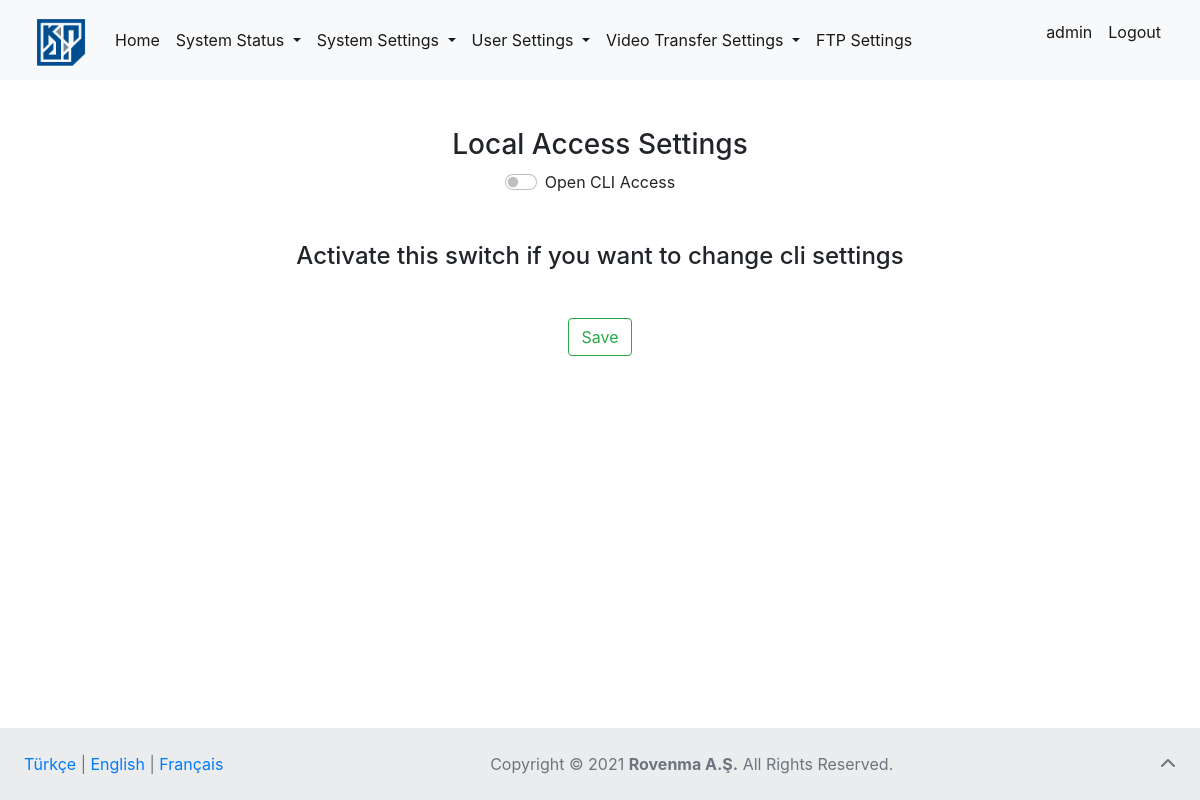
Screenshot of /local-access/ (signed in) with the database file from the repository.
### page_articles/models.py (models this page shows, shortened)
class NavbarFooterArticles(models.Model):
    lang = models.CharField(
        verbose_name="Language (like TR or EN)", max_length=2)
    homepage = models.CharField(verbose_name="Home (link)", max_length=20)
    system_status = models.CharField(
        verbose_name="System Status (dropdown)", max_length=30)
    statistics_field = models.CharField(
        verbose_name="Statistics (field)", max_length=20)
    sensors = models.CharField(verbose_name="Sensors (field)", max_length=20)
    log_records = models.CharField(
        verbose_name="Log Records (field)", max_length=30)
    system_settings = models.CharField(
        verbose_name="System Settings (dropdown)", max_length=30)
    remote_access_settings = models.CharField(
        verbose_name="Remote Access Settings (field)", max_length=35)
    cli_access_settings = models.CharField(
        verbose_name="CLI Access Settings (field)", max_length=35)
    time_settings = models.CharField(
        verbose_name="Time Settings (field)", max_length=35)
    user_settings = models.CharField(
        verbose_name="User Settings (dropdown)", max_length=35)
    user_administration = models.CharField(
        verbose_name="User Administration (field)", max_length=30)
    authorization = models.CharField(
        verbose_name="Authorization (field)", max_length=35)
    password_changing = models.CharField(
        verbose_name="Password Changing (field)", max_length=35)
    video_transfer = models.CharField(
        verbose_name="Video Transfer Settings (dropdown)", max_length=35, default=None, null=True)
    video_transfer_settings = models.CharField(
        verbose_name="Settings (field)", max_length=15, default=None, null=True)
    input_settings = models.CharField(
        verbose_name="Input Settings (field)", max_length=18, default=None, null=True)
    ftp_settings = models.CharField(
        verbose_name="FTP Settings (field)", max_length=15, default=None, null=True)
    logout_link = models.CharField(verbose_name="Logout (link)", max_length=20)
    footer = models.CharField(
        verbose_name="All Rights Reserved (text)", max_length=35)

class LocalAccessArticles(models.Model):
    lang = models.CharField(
        verbose_name="Language (like TR or EN)", max_length=2)
    title = models.CharField(
        verbose_name="Local Access Settings (title)", max_length=35)
    baud_rate = models.CharField(
        verbose_name="Baud Rate (field)", max_length=30)
    data_bits = models.CharField(
        verbose_name="Data Bits (field)", max_length=25)
    stop_bits = models.CharField(
        verbose_name="Stop Bits (field)", max_length=25)
    parity_text = models.CharField(
        verbose_name="Parity (field)", max_length=50)
    now_text = models.CharField(verbose_name="Now", max_length=25)
    open_cli_access_switch = models.CharField(verbose_name="Open CLI Access (switch)", max_length=20, default=None)
    open_cli_access_info_text = models.CharField(verbose_name="Open CLI Access (info text)", max_length=70, default=None)
    save_text = models.CharField(verbose_name="Save (text)", max_length=25)

### settings/views.py (the view, shortened to what this page needs)
# urls.py: path('local-access/', views.local_access_view, name="local_access"),
def local_access_view(request):
    if request.user.is_authenticated:
        lang = "EN"
        cookie_lang = request.COOKIES.get("lang")
        for article in LocalAccessArticles.objects.all():
            if cookie_lang == article.lang:
                lang = article.lang
                break
        articles = LocalAccessArticles.objects.get(lang=lang)
        navbar = NavbarFooterArticles.objects.get(lang=lang)
        values = LocalAccessSettings.objects.all().first()
        return render(request, "settings/local_access.html", {"values": values, "articles": articles, "navbar_articles": navbar})
    else:
        return redirect("login")

### templates/settings/local_access.html (shortened to what this page needs)
{% extends 'base.html' %}  {% block body %}
<div class="container mt-5">
  <div id="title">
    <h3 class="text mt-3 mb-2">{{articles.title}}</h3>
  </div>
  <form method="post">
    <div class="form-check form-switch mb-5">
      <input class="form-check-input" type="checkbox" name="open_cli" id="opened-cli" />
      {% if values.open_cli == False %}
        <label class="form-check-label" for="opened-cli">{{ articles.open_cli_access_switch }}</label>
      {% endif %}
    </div>
    {% if values.open_cli %}
    <div class="col-8 mt-4">
      <label for="baud_rate" class="form-label"
        >Baud Rate ({{articles.now_text}}: {{values.baud_rate}})</label
      >
      <select class="form-select" name="baud_rate" id="baud_rate">
        <option value="1200">1200</option>
        <option value="2400">2400</option>
        <option value="9600">9600</option>
        <option value="38400">38400</option>
        <option value="57600">57600</option>
        <option value="115299">115200</option>
      </select>
    </div>
    <div class="col-8 mt-4">
      <label for="data_bits" class="form-label"
        >{{articles.data_bits}} ({{articles.now_text}}:
        {{values.data_bits}})</label
      >
      <select class="form-select" name="data_bits" id="data_bits">
        <option value="2">2</option>
        <option value="4">4</option>
        <option value="8">8</option>
        <option value="16">16</option>
        <option value="32">32</option>
        <option value="64">64</option>
        <option value="128">128</option>
        <option value="256">256</option>
      </select>
    </div>
    <div class="col-8 mt-4">
      <label for="stop_bits" class="form-label"
        >{{articles.stop_bits}} ({{articles.now_text}}:
        {{values.stop_bits}})</label
      >
      <select class="form-select" name="stop_bits" id="stop_bits">
        <option value="1">1</option>
        <option value="2">2</option>
        <option value="4">4</option>
        <option value="8">8</option>
        <option value="16">16</option>
        <option value="32">32</option>
        <option value="64">64</option>
        <option value="128">128</option>
        <option value="256">256</option>
      </select>
    </div>
    <div class="col-8 mt-4 mb-4">
      <label for="parity" class="form-label"
        >{{articles.parity_text}} ({{articles.now_text}}:
        {{values.parity}})</label
      >
      <select class="form-select" name="parity" id="parity">
        <option value="None">None</option>
        <option value="Odd">Odd</option>
        <option value="Even">Even</option>
      </select>
    </div>
    {% else %}
      <h4 class="text mb-5">{{ articles.open_cli_access_info_text }}</h4>
    {% endif %}
    <button
      type="submit"
      style="margin-bottom: 10%"
      class="btn btn-outline-success"
    >
      {{articles.save_text}}
    </button>
  </form>
</div>
{% endblock body %}

### templates/base.html (shortened to what this page needs)
<!DOCTYPE html>
<html lang="en">
  <head>
    <link
      href="https://cdn.jsdelivr.net/npm/bootstrap@5.0.2/dist/css/bootstrap.min.css"
      rel="stylesheet"
    />
    <link
      rel="stylesheet"
      href="https://stackpath.bootstrapcdn.com/bootstrap/4.1.3/css/bootstrap.min.css"
    />
  </head>
  <body>
    <div id="page-container">
        {% block nonavbar %}
            <nav class="navbar navbar-expand-lg navbar-light bg-light">
                <div class="container-fluid">
                  <a href="{% url 'home' %}" class="navbar-brand fs-3" href="#">
                    {% load static %}
                    <img
                      width="60"
                      height="50"
                      class="d-inline-block align-text-top"
                      src="{% static 'images/kindi.png' %}"
                      alt="Kindi"
                  /></a>
                  <div class="collapse navbar-collapse" id="navbarSupportedContent">
                    <ul class="navbar-nav me-auto mb-2 mb-lg-0">
                      <li class="nav-item">
                        <a
                          class="nav-link active"
                          aria-current="page"
                          href="{% url 'home' %}"
                          >{{ navbar_articles.homepage }}</a
                        >
                      </li>
                      <div class="nav navbar-nav me-auto mb-2 mb-lg-0">
                        <li class="nav-item dropdown">
                          <a
                            class="nav-link dropdown-toggle active"
                            href="#"
                            id="navbarDropdown"
                            role="button"
                            data-bs-toggle="dropdown"
                            aria-expanded="false"
                          >
                            {{ navbar_articles.system_status }}
                          </a>
                        </li>
                        <li class="nav-item dropdown">
                          <a
                            class="nav-link dropdown-toggle active"
                            href="#"
                            id="system_settings"
                            role="button"
                            data-bs-toggle="dropdown"
                            aria-expanded="false"
                          >
                            {{ navbar_articles.system_settings}}
                          </a>
                        </li>
                        <li class="nav-item dropdown">
                          <a
                            class="nav-link dropdown-toggle active"
                            href="#"
                            id="user_settings"
                            role="button"
                            data-bs-toggle="dropdown"
                            aria-expanded="false"
                          >
                            {{ navbar_articles.user_settings }}
                          </a>
                        </li>
                        <li class="nav-item dropdown">
                          <a
                            class="nav-link dropdown-toggle active"
                            href="#"
                            id="video_transfer"
                            role="button"
                            data-bs-toggle="dropdown"
                            aria-expanded="false"
                          >
                            {{ navbar_articles.video_transfer }}
                          </a>
                        </li>
                      </div>
                      <li class="nav-item">
                        <a
                          class="nav-link active"
                          aria-current="page"
                          href="{% url 'ftp_settings' %}"
                          >{{ navbar_articles.ftp_settings }}</a
                        >
                      </li>
                    </ul>
                    <ul class="nav navbar-nav navbar-right">
                      <li class="nav-item">
                        <p class="nav-link active">{{request.user}}</p>
                      </li>
                      <li class="nav-item">
                        <a
                          class="nav-link active"
                          aria-current="page"
                          href="{% url 'logout' %}"
                          >{{ navbar_articles.logout_link }}</a
                        >
                      </li>
                    </ul>
                  </div>
                </div>
              </nav>
        {% endblock nonavbar %}
        <div id="content-wrap">
         {% block body %} {% endblock body %}
        </div>
        {% block nofooter %}
            <footer id="footer" class="text-center text-lg-start bg-light text-muted">
          <div
            class="text-center p-4"
            style="background-color: rgba(0, 0, 0, 0.05)"
          >
            <div style="display: inline-block; float: left;">
              <a href="{% url 'change_lang' lang='TR' %}">Türkçe</a> |
              <a href="{% url 'change_lang' lang='EN' %}">English</a> |
              <a href="{% url 'change_lang' lang='FR' %}">Français</a>
            </div>
            <div style="text-align: center;">
              <a
                href="https://www.copyright.gov/what-is-copyright/"
                class="text-reset"
                target="_blank"
                >Copyright ©</a
              >
              2021
              <a
                target="_blank"
                class="text-reset fw-bold"
                href="https://www.rovenma.com/"
                >Rovenma A.Ş.</a
              >
              {{ navbar_articles.footer }}.
            <a
              class="text-muted"
              style="display: inline-block; float: right"
              href="#"
              ><i class="fas fa-chevron-up"></i
            ></a>
            </div>
          </div>
        </footer>
        {% endblock nofooter %}
  </body>
</html>

### templates/base.html (style rules this page uses)
#page-container { position: relative; min-height: 100vh; }
#content-wrap { padding-bottom: 4.5rem; }
#footer { position: absolute; bottom: 0; width: 100%; height: 4.5rem; }

### templates/settings/local_access.html (style rules this page uses)
h3 { text-align: center; }
form { text-align: center; }

### rows the page displays
NavbarFooterArticles: homepage "Home", system_status "System Status", system_settings "System Settings", user_settings "User Settings", video_transfer "Video Transfer Settings", ftp_settings "FTP Settings", logout_link "Logout", footer "All Rights Reserved"
LocalAccessArticles: title "Local Access Settings", open_cli_access_switch "Open CLI Access", open_cli_access_info_text "Activate this switch if you want to change cli settings", save_text "Save"

### other values shown
{{ request.user }} "admin"
